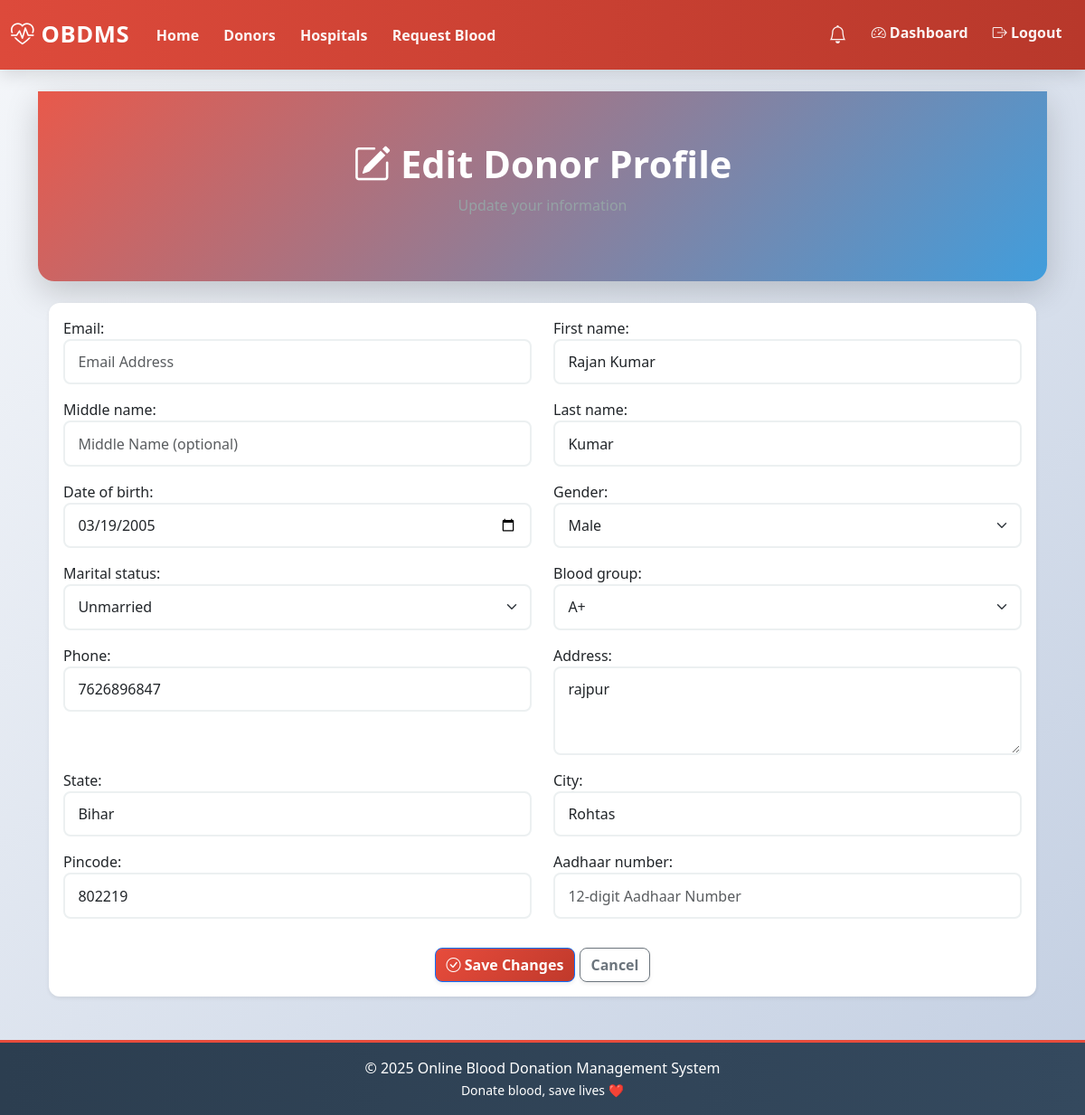
The app's page /donors/profile/edit/ (signed in) with its own data.
### donors/models.py (models this page shows, shortened)
class Donor(models.Model):
    user = models.OneToOneField(
        User,
        on_delete=models.CASCADE,
        related_name="donor",
    )
    first_name = models.CharField(max_length=50)
    middle_name = models.CharField(max_length=50, blank=True)
    last_name = models.CharField(max_length=50)
    date_of_birth = models.DateField()
    gender = models.CharField(max_length=10, choices=GENDER_CHOICES)
    marital_status = models.CharField(max_length=20, choices=MARITAL_STATUS_CHOICES)
    blood_group = models.CharField(max_length=5, choices=BLOOD_GROUP_CHOICES)
    phone = models.CharField(max_length=15)
    aadhaar_last4 = models.CharField(max_length=4)
    address = models.TextField()
    state = models.CharField(max_length=100)
    city = models.CharField(max_length=100)
    pincode = models.CharField(max_length=6)
    status = models.CharField(
        max_length=20,
        choices=[("active", "Active"), ("inactive", "Inactive")],
        default="active",
    )
    created_at = models.DateTimeField(auto_now_add=True)
    class Meta:
        ordering = ["first_name", "last_name"]
        indexes = [
            models.Index(fields=["blood_group"]),
            models.Index(fields=["city"]),
            models.Index(fields=["status"]),
        ]

### donors/views.py (the view)
# urls.py: path("profile/edit/", views.edit_donor_profile, name="donor-profile-edit"),
@login_required
def edit_donor_profile(request):
    donor = get_object_or_404(Donor, user=request.user)
    if request.method == "POST":
        form = DonorRegistrationForm(request.POST, instance=donor)
        if form.is_valid():
            donor = form.save(commit=False)
            donor.city = donor.city.strip().title()
            aadhaar = form.cleaned_data.get("aadhaar_number")
            if aadhaar:
                donor.aadhaar_last4 = aadhaar[-4:]
            donor.save()
            messages.success(request, "Profile updated successfully.")
            return redirect("donors:donor-profile")
    else:
        form = DonorRegistrationForm(instance=donor)
    return render(request, "donor/edit_profile.html", {"form": form})

### templates/donor/edit_profile.html (shortened to what this page needs)
{% extends "base.html" %}
{% block content %}
<div class="page-header mb-4">
  <h1><i class="bi bi-pencil-square"></i> Edit Donor Profile</h1>
  <p class="text-muted">Update your information</p>
</div>
<div class="container mb-5">
  <div class="card shadow-sm">
    <div class="card-body">
      <form method="post" novalidate>
        <div class="row">
          {% for field in form %}
            <div class="col-md-6 mb-3">
              {{ field.label_tag }}
              {{ field }}
            </div>
          {% endfor %}
        </div>
        <div class="text-center mt-3">
          <button type="submit" class="btn btn-primary">
            <i class="bi bi-check-circle"></i> Save Changes
          </button>
          <a href="{% url 'donors:donor-profile' %}" class="btn btn-outline-secondary">
            Cancel
          </a>
        </div>
      </form>
    </div>
  </div>
</div>
{% endblock %}

### static/style.css (style rules this page uses)
:root { --primary-color: #e74c3c; --secondary-color: #3498db; --success-color: #27ae60; --warning-color: #f39c12; --danger-color: #e74c3c; --light-color: #ecf0f1; --dark-color: #2c3e50; --gradient-primary: linear-gradient(135deg, #e74c3c, #c0392b); --gradient-secondary: linear-gradient(135deg, #3498db, #2980b9); --gradient-success: linear-gradient(135deg, #27ae60, #229954); --shadow-sm: 0 2px 4px rgba(0,0,0,.08); --shadow-md: 0 6px 18px rgba(0,0,0,.12); --shadow-lg: 0 12px 36px rgba(0,0,0,.18); --transition: all .28s cubic-bezier(.4,0,.2,1); }
* { margin: 0; padding: 0; box-sizing: border-box; }
html, body { font-family: "Segoe UI", system-ui, sans-serif; background: linear-gradient(135deg, #f5f7fa, #c3cfe2); min-height: 100vh; color: var(--dark-color); }
.page-header, .hero { background: linear-gradient(135deg, rgba(231,76,60,.92), rgba(52,152,219,.92)); color: #fff; padding: 3.5rem 1.5rem; text-align: center; border-radius: 0 0 18px 18px; box-shadow: var(--shadow-lg); margin-bottom: 2rem; }
.page-header h1, .hero h1 { font-size: 2.6rem; font-weight: 800; }
.page-header p, .hero p { opacity: .95; }
.card { border: none; border-radius: 12px; box-shadow: var(--shadow-md); transition: var(--transition); overflow: hidden; }
.btn { border-radius: 8px; font-weight: 700; transition: var(--transition); box-shadow: var(--shadow-sm); }
.btn-primary { background: var(--gradient-primary); color: #fff; }
.form-control, .form-select { border-radius: 8px; border: 2px solid var(--light-color); padding: .7rem .9rem; transition: var(--transition); }
.text-muted { color: #95a5a6 !important; }
.text-center { text-align: center; }

### records on screen
Donor: form "Rajan Kumar" "Kumar" "03/19/2005" "Male" "Unmarried" "A+" "7626896847" "rajpur" "Bihar" "Rohtas" "802219"

### other values on screen
{{ field.label_tag }} "Email:" "First name:" "Middle name:" "Last name:" "Date of birth:" "Gender:" "Marital status:" "Blood group:" "Phone:" "Address:" "State:" "City:" "Pincode:" "Aadhaar number:"
